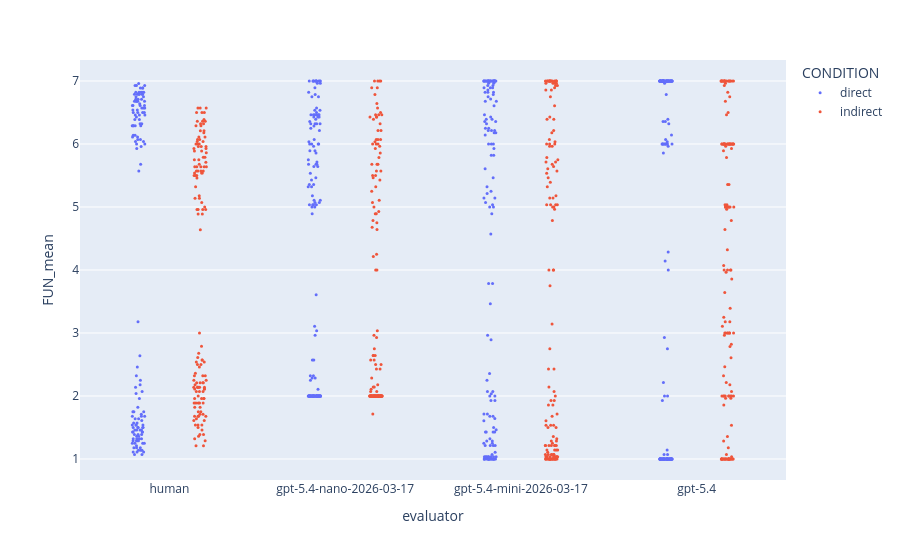

Notebook source saved alongside this figure:
### Markdown cell above
### Visualization

### Code cell
fig = px.strip(df_long, y="FUN_mean", x="evaluator", color="CONDITION", stripmode='group')
fig.update_traces(marker_size=3)
fig.show()

### Figure 1 — Plotly figure (JSON) as saved in the notebook; plotly's stock layout.template omitted (floating-point values rounded to 4 significant figures; data arrays with more than 128 entries replaced by an {"elided": "..."} marker saying what was removed)
{"data": [{"alignmentgroup": "True", "boxpoints": "all", "fillcolor": "rgba(255,255,255,0)", "hoveron": "points", "hovertemplate": "CONDITION=direct<br>evaluator=%{x}<br>FUN_mean=%{y}<extra></extra>", "legendgroup": "direct", "line": {"color": "rgba(255,255,255,0)"}, "marker": {"color": "#636efa", "size": 3}, "name": "direct", "offsetgroup": "direct", "orientation": "v", "pointpos": 0, "showlegend": true, "type": "box", "x": {"elided": "552 str values"}, "x0": " ", "xaxis": "x", "y": {"elided": "552 float values"}, "y0": " ", "yaxis": "y"}, {"alignmentgroup": "True", "boxpoints": "all", "fillcolor": "rgba(255,255,255,0)", "hoveron": "points", "hovertemplate": "CONDITION=indirect<br>evaluator=%{x}<br>FUN_mean=%{y}<extra></extra>", "legendgroup": "indirect", "line": {"color": "rgba(255,255,255,0)"}, "marker": {"color": "#EF553B", "size": 3}, "name": "indirect", "offsetgroup": "indirect", "orientation": "v", "pointpos": 0, "showlegend": true, "type": "box", "x": {"elided": "552 str values"}, "x0": " ", "xaxis": "x", "y": {"elided": "552 float values"}, "y0": " ", "yaxis": "y"}], "layout": {"boxmode": "group", "legend": {"title": {"text": "CONDITION"}, "tracegroupgap": 0}, "margin": {"t": 60}, "xaxis": {"anchor": "y", "domain": [0, 1], "title": {"text": "evaluator"}}, "yaxis": {"anchor": "x", "domain": [0, 1], "title": {"text": "FUN_mean"}}}}
